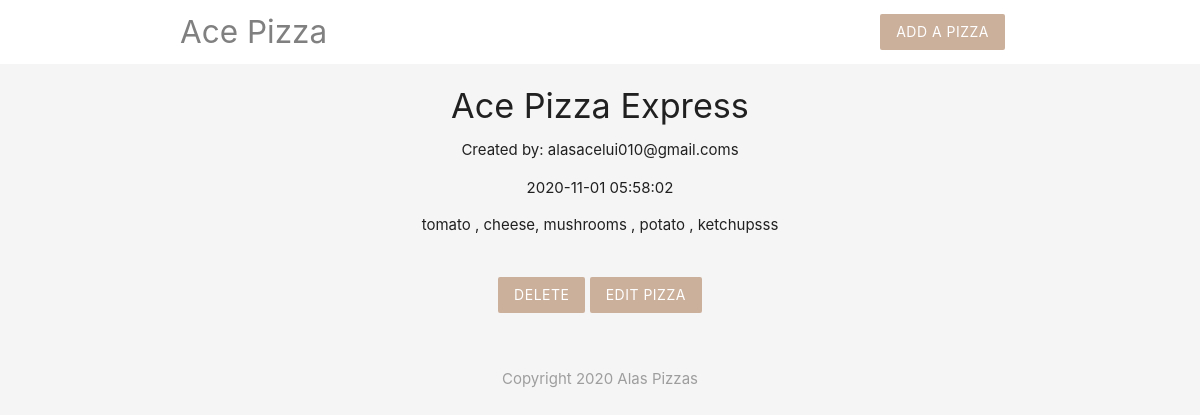
The app's page /details.php?id=14 with its own data.
### tables this page shows
CREATE TABLE `pizzas` (
  `id` int(11) NOT NULL,
  `title` varchar(255) NOT NULL,
  `ingredients` varchar(255) NOT NULL,
  `email` varchar(255) NOT NULL,
  `created_at` timestamp NOT NULL DEFAULT current_timestamp()
);

### details.php (the view, shortened to what this page needs)
<?php
include 'db.php';
if(isset($_GET['id'])) {
    $id = mysqli_real_escape_string($conn,$_GET['id']);
    $querypdetails = "SELECT * FROM pizzas WHERE id = $id";
    $result = mysqli_query($conn, $querypdetails);
   $pizza = mysqli_fetch_assoc($result);
}
?>
<?php include 'templates/header.php'; ?>
<div class="container center">
    <?php if($pizza): ?>
    <h4><?php echo htmlentities($pizza['title']); ?></h4>
    <p>Created by: <?php echo htmlentities($pizza['email']);?></p>
    <p><?php echo date($pizza['created_at']);?></p>
    <p><?php echo htmlentities($pizza['ingredients'])?></p>
    <form action="details.php" method="POST">
        <input type="submit" name="delete" value="Delete" class="btn brand z-depth-0">
       <a href="edit.php?id=<?php echo $pizza['id'] ?>" class="btn brand z-depth-0">Edit Pizza</a>
    </form>
    <?php else: ?>
     <h4 class="red-text">ERROR 404 PAGE DOES NOT EXIST !!!!!!!!!!!!!!!!!</h4>
    <?php endif ?>
</div>
<?php include 'templates/footer.php'; ?>

### templates/header.php (style rules this page uses)
.brand { background: #cbb09c !important; }
form { max-width: 460px; margin:20px auto; padding: 20px; }

### records on screen
pizzas: title "Ace Pizza Express", email "alasacelui010@gmail.coms", created_at "2020-11-01 05:58:02", ingredients "tomato , cheese, mushrooms , potato , ketchupsss"
